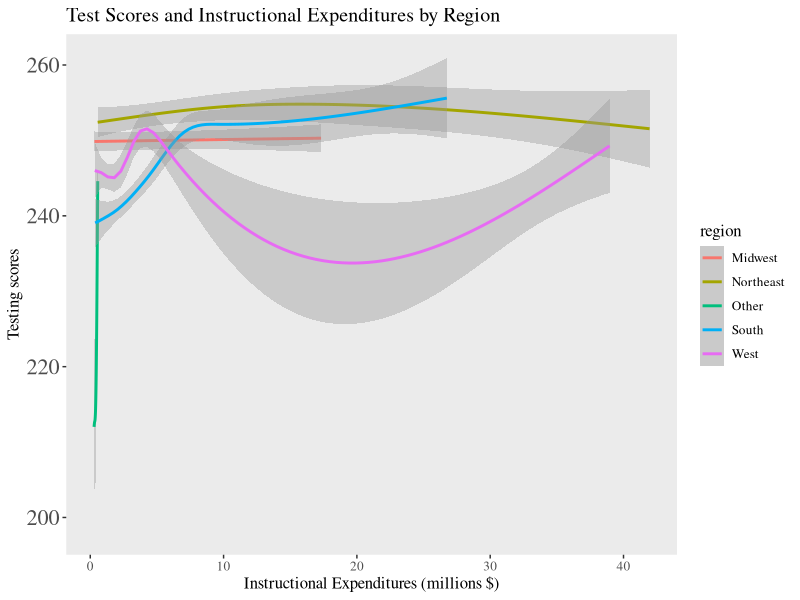
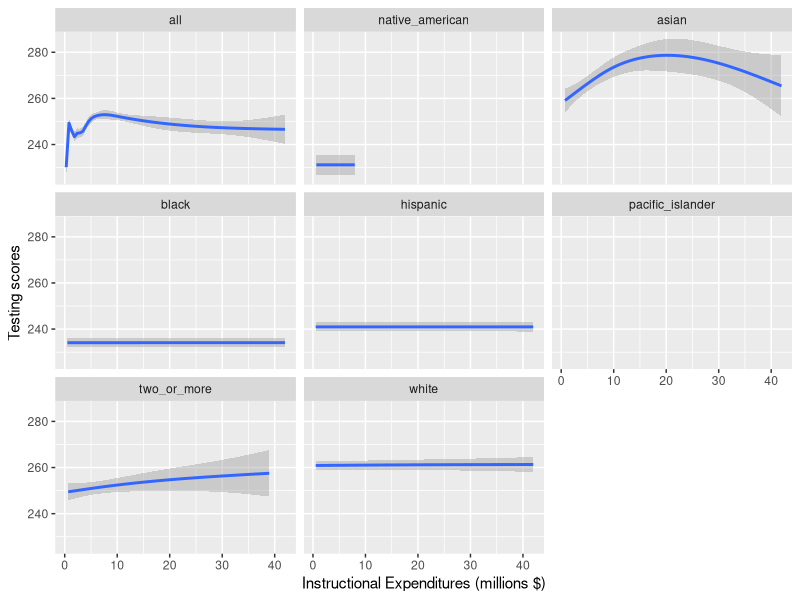
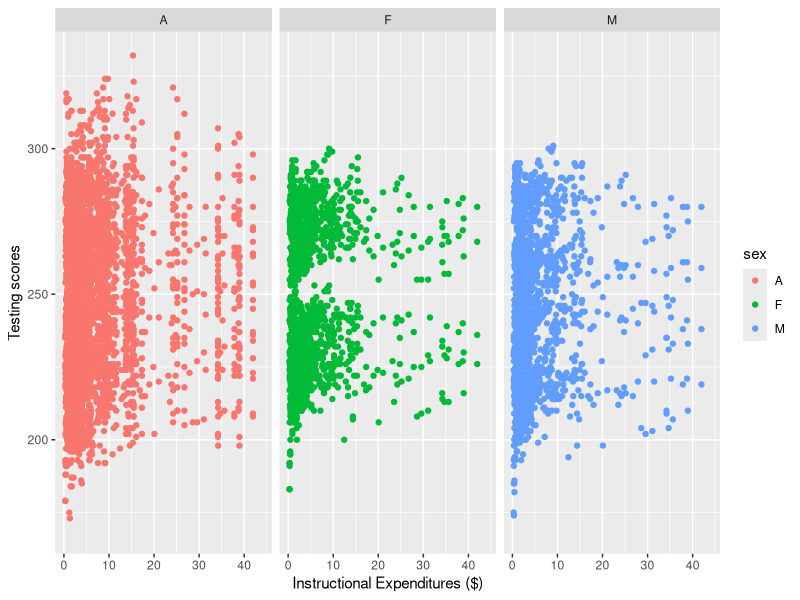
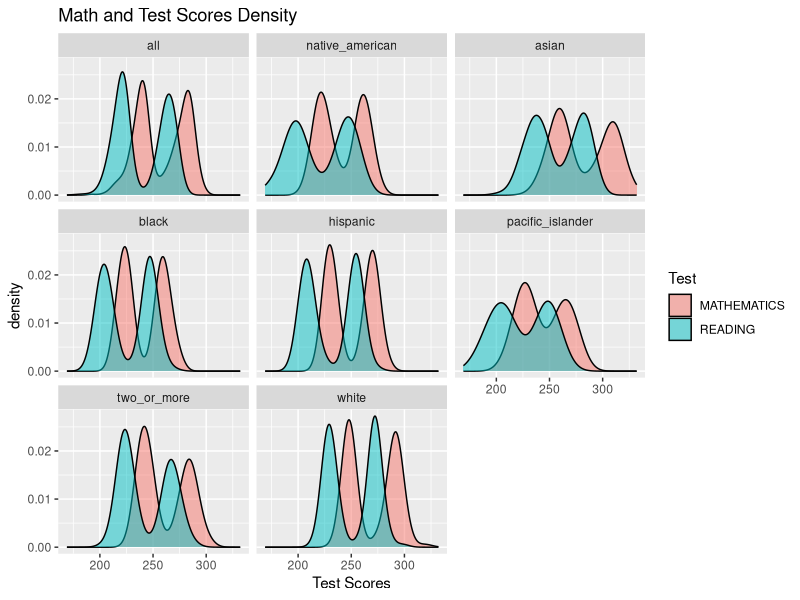
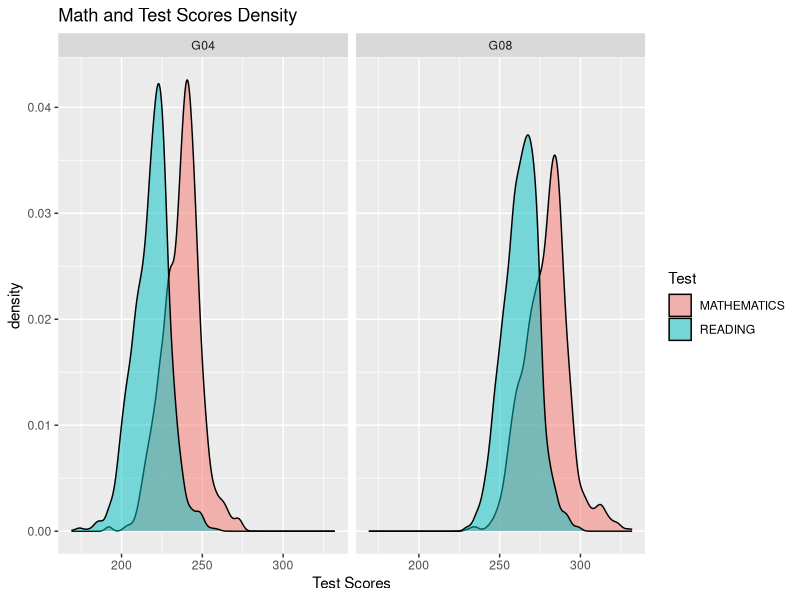
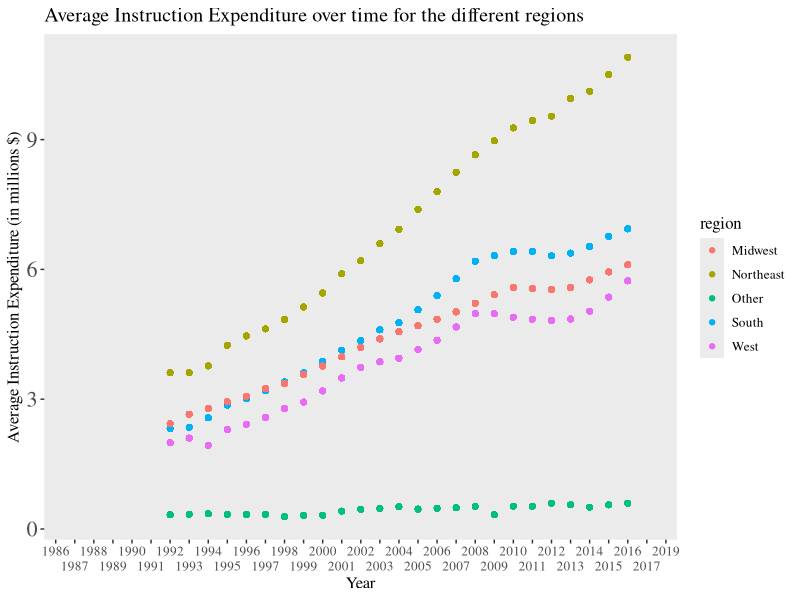

These figures' R source, in order: (Note: this script raises an error after producing the figures.)
## ---- chunk 1
knitr::opts_chunk$set(echo = FALSE, message = FALSE, results = FALSE, warning = FALSE)
library(tidyverse)
library(readxl)
## ---- chunk 2
schools <- read_xlsx("US_schools_data.xlsx")
## ---- chunk 3
clean_schools <-schools %>%
  select(PRIMARY_KEY,
         TOTAL_EXPENDITURE, 
         INSTRUCTION_EXPENDITURE, 
         SUPPORT_SERVICES_EXPENDITURE, 
         OTHER_EXPENDITURE, 
         CAPITAL_OUTLAY_EXPENDITURE, 
         ends_with("READING"), 
         ends_with("MATHEMATICS"))
## ---- chunk 4

clean_schools$PRIMARY_KEY <- str_replace(clean_schools$PRIMARY_KEY,"_", " ")

clean_schools <- clean_schools %>%
  separate(PRIMARY_KEY, 
           into = c("year", "state"), 
           sep = " ")

clean_schools$state <- str_replace_all(clean_schools$state, "_", " ")


## ---- chunk 5
clean_schools <- clean_schools %>%
  pivot_longer("G04_A_A_READING":"G08_TR_A_MATHEMATICS",
               names_to = c("grade","race", "sex", "test"),
               names_sep = "_",
               values_to = "score")
## ---- chunk 6
clean_schools <- clean_schools %>%
  mutate(sex = as.factor(sex),
         race = fct_recode(as.factor(clean_schools$race), 
                           all = "A",
                           asian = "AS",
                           hispanic = "HI",
                           black = "BL",
                           white = "WH",
                           pacific_islander = "HP",
                           two_or_more = "TR",
                           native_american = "AM"),
         test = as.factor(test),
         grade =as.factor(grade),
         INSTRUCTION_EXPENDITURE = INSTRUCTION_EXPENDITURE / 1000000
         )
  
## ---- chunk 7
MIDWEST <- c("INDIANA",
             "ILLINOIS",
             "MICHIGAN",
             "OHIO",
             "WISCONSIN",
             "IOWA",
             "KANSAS",
             "MINNESOTA",
             "MISSOURI",
             "NEBRASKA",
             "NORTH DAKOTA",
             "SOUTH DAKOTA")

NORTHEAST <- c("CONNECTICUT",
               "MAINE",
               "MASSACHUSETTS",
               "NEW HAMPSHIRE",
             "RHODE ISLAND",
             "VERMONT",
             "NEW JERSEY",
             "NEW YORK",
             "PENNSYLVANIA")

SOUTH <- c("DELAWARE",
           "DISTRICT",
           "FLORIDA",
           "GEORGIA",
            "MARYLAND",
           "NORTH CAROLINA",
           "SOUTH CAROLINA",
           "VIRGINIA",
            "WEST VIRGINIA",
           "ALABAMA","KENTUCKY",
           "MISSISSIPPI",
            "TENNESSEE",
           "ARKANSAS",
           "LOUISIANA",
           "OKLAHOMA",
           "TEXAS")

WEST <- c("ARIZONA",
          "COLORADO",
          "IDAHO",
          "NEW MEXICO",
          "MONTANA",
            "UTAH",
          "NEVADA",
          "WYOMING",
          "ALASKA",
          "CALIFORNIA",
            "HAWAII",
          "OREGON",
          "WASHINGTON")

clean_schools <- clean_schools %>%
  mutate(region = if_else(state %in% MIDWEST, "Midwest", 
                          if_else(state %in% NORTHEAST, "Northeast", 
                                  if_else(state %in% SOUTH, "South", 
                                          if_else(state %in% WEST, "West", "Other")))))

## ---- chunk 8
clean_schools %>%
  group_by(region) %>%
  ggplot(aes(x = INSTRUCTION_EXPENDITURE, y = score, color = region)) +
  geom_smooth() +
  theme(panel.grid.major = element_blank(), 
        panel.grid.minor = element_blank(),
        text=element_text(size=12, 
                          family="serif"),
                          axis.text.y = element_text(size = 16))+
  labs(title = "Test Scores and Instructional Expenditures by Region",
       x = "Instructional Expenditures (millions $)", 
       y = "Testing scores")  

clean_schools %>%
  ggplot(aes(x = INSTRUCTION_EXPENDITURE, y = score)) +
  #geom_point() +
  geom_smooth() +
  labs(x = "Instructional Expenditures (millions $)", 
       y = "Testing scores")  +
  facet_wrap(~race)
## ---- chunk 9
clean_schools %>%
  ggplot(aes(x = INSTRUCTION_EXPENDITURE, y = score, color = sex)) +
  geom_point() +
  labs(x = "Instructional Expenditures ($)", 
       y = "Testing scores")  +
  facet_wrap(~sex)
## ---- chunk 10
clean_schools %>%
  ggplot()+
  geom_density(mapping = aes(x = score, fill = test), alpha = 0.5)+
  facet_wrap(~race) +
  labs(title = "Math and Test Scores Density", x = "Test Scores", fill = "Test")

clean_schools %>%
  ggplot()+
  geom_density(mapping = aes(x = score, fill = test), alpha = 0.5)+
  facet_wrap(~grade) +
  labs(title = "Math and Test Scores Density", x = "Test Scores", fill = "Test")
## ---- chunk 11
clean_schools %>%
  #filter(!is.na(INSTRUCTION_EXPENDITURE)) %>%
  group_by(year, region, race, sex) %>%
  mutate(  avg = mean(INSTRUCTION_EXPENDITURE, na.rm = TRUE),
         year = as.factor(year)) %>%
  ggplot(mapping = aes(x = year, y = avg, color = region))+
  geom_point() +
  scale_x_discrete(guide = guide_axis(n.dodge=2))+
  theme(panel.grid.major = element_blank(), 
        panel.grid.minor = element_blank(),
        text=element_text(size=12, 
                          family="serif"),
                          axis.text.y = element_text(size = 16))+
  labs(title = "Average Instruction Expenditure over time for the different regions", y = "Average Instruction Expenditure (in millions $)", x = "Year")
## ---- chunk 12
clean_schools %>%
  group_by(year, region) %>%
  filter(year > 1992 & year < 2017) %>%
  mutate(
    avg = mean(INSTRUCTION_EXPENDITURE, na.rm = TRUE),
         year = as.factor(year)) %>%
  ggplot(mapping = aes(x = year, 
                       y = avg,
                       group = region,
                       color = fct_reorder2(region, year, INSTRUCTION_EXPENDITURE)))+
  geom_line() +
  scale_x_discrete(guide = guide_axis(n.dodge=2)) +
  #scale_colour_brewer(palette = "Paired") +
  theme(panel.grid.major = element_blank(), 
        panel.grid.minor = element_blank(),
        text=element_text(size=12, 
                          family="serif"),
                          axis.text.y = element_text(size = 16))+
  # code for removing gridlines from https://felixfan.github.io/ggplot2-remove-grid-background-margin/
  # code for font from https://stackoverflow.com/questions/34522732/changing-fonts-in-ggplot2
  # annotation from https://ggplot2.tidyverse.org/reference/annotate.html
  labs(title = "Average Instruction Expenditure Over Time by Region",
       x = "Year",
       y = "Average Instruction Expenditure (Millions $)",
       color = "Region")+
  annotate("text", 
           x = "2012", 
           y = 7.75, 
           label = "Large increase \n for Northeast",
           size = 2)

## ---- chunk 13
clean_schools %>%
  filter(test == "MATHEMATICS",
         !is.na(score)) %>%
  lm(score ~ INSTRUCTION_EXPENDITURE, data = .) ->
  math_model

clean_schools %>%
  filter(test == "READING",
         !is.na(score)) %>%
  lm(score ~ INSTRUCTION_EXPENDITURE, data = .) ->
  reading_model
## ---- chunk 14
summary(math_model)
# math model has higher r^2
summary(reading_model)
## ---- chunk 15
clean_schools %>%
  lm(score ~ test, data = .) ->
  test_model
summary(test_model)
## ---- chunk 16
clean_schools %>%
  mutate(year = as.numeric(year)) %>%
  lm(score ~ test + year, data = .) %>%
  summary()
## ---- chunk 17
clean_schools %>%
  mutate(year = as.numeric(year),
         state = as.factor(state)) %>%
  lm(score ~ test + year + SUPPORT_SERVICES_EXPENDITURE, data = .) %>%
  summary()
## ---- chunk 18
clean_schools %>%
  mutate(year = as.numeric(year)) %>%
  lm(score ~ test + year + region + SUPPORT_SERVICES_EXPENDITURE, data = .) %>%
  summary()
## ---- chunk 19
clean_schools %>%
  mutate(year = as.numeric(year)) %>%
  lm(score ~ test + year + region + SUPPORT_SERVICES_EXPENDITURE + race, data = .) %>%
  summary()
## ---- chunk 20
clean_schools %>%
  mutate(year = as.numeric(year)) %>%
  lm(score ~ test + year + region + race, data = .) %>%
  summary()
## ---- chunk 21
clean_schools %>%
  mutate(year = as.numeric(year)) %>%
  lm(score ~ test + year + region + SUPPORT_SERVICES_EXPENDITURE + race + grade, data = .) %>%
  summary()
## ---- chunk 22
clean_schools %>%
  mutate(year = as.numeric(year)) %>%
  lm(score ~ test + year + region +  race + grade + INSTRUCTION_EXPENDITURE, data = .) %>%
  summary()
## ---- chunk 23
clean_schools %>%
  mutate(year = as.numeric(year)) %>%
  lm(score ~ test + year + region + race + grade , data = .) %>%
  summary()
## ---- chunk 24
clean_schools %>%
  mutate(year = as.numeric(year)) %>%
  ggplot(mapping = aes(x = year, 
                           y = score,
                           color = race))+
  geom_point()+
  geom_jitter()+
  #stat_smooth(method = "lm")+
  facet_grid(rows = vars(test), cols = vars(grade))+
  theme(panel.grid.major = element_blank(), 
        panel.grid.minor = element_blank())
## ---- chunk 25
clean_schools %>%
  filter(year >= 2010,
         race != "all") %>%
  mutate(year = as.factor(year)) %>%
  ggplot(mapping = aes(x = year, 
                           y = score,
                           color = race))+
  geom_point()+
  geom_jitter()+
  stat_smooth(method = "lm")+
  facet_grid(rows = vars(test), cols = vars(grade))+
  theme(panel.grid.major = element_blank(), 
        panel.grid.minor = element_blank())
## ---- chunk 26
schools_lm <- clean_schools %>%
  mutate(year = as.numeric(year)) %>%
  lm(score ~ test + year + region + race + grade + INSTRUCTION_EXPENDITURE, data = .)
schools_predict <- predict(schools_lm)
schools_sigma <- sigma(schools_lm)
## ---- chunk 27
noise <- function(x, mean = 0, sd){
  n <- length(x)
  new_data <- x + rnorm(n, mean, sd)
  return(new_data)
}
## ---- chunk 28
new_data <- tibble(
  predict_score = noise(schools_predict,
                         sd = schools_sigma)
)
## ---- chunk 29
new_data <- clean_schools %>% 
  filter(!is.na(score), 
         !is.na(test), 
         !is.na(year),
         !is.na(region),
         !is.na(race),
         !is.na(grade),
         !is.na(INSTRUCTION_EXPENDITURE)) %>% 
  select(score, test, year, region, race, grade,
         INSTRUCTION_EXPENDITURE) %>% 
  bind_cols(new_data)
## ---- chunk 30
nsims <- 1000

sims <- map_dfc(1:nsims, ~tibble(
  sim = noise(schools_predict, 
              sd = schools_sigma)))
## ---- chunk 31
colnames(sims) <- colnames(sims) %>% 
  str_replace(pattern = "\\.\\.\\.",
                  replace = "_")
## ---- chunk 32
sims <- clean_schools %>% 
filter(!is.na(score), 
         !is.na(test), 
         !is.na(year),
         !is.na(region),
         !is.na(race),
         !is.na(grade),
         !is.na(INSTRUCTION_EXPENDITURE)) %>%  
  select(score) %>% 
  bind_cols(sims)
## ---- chunk 33
sim_r_sq <- sims %>% 
  map( ~lm(score ~ .x, data = sims)) %>% 
  map(broom::glance) %>% 
  map_dbl(~.$r.squared)
## ---- chunk 34
sim_r_sq <- sim_r_sq[names(sim_r_sq) != "score"]
head(sim_r_sq)
## ---- chunk 35
tibble(sims = sim_r_sq) %>% 
  ggplot(aes(x = sims)) + 
  geom_histogram()
